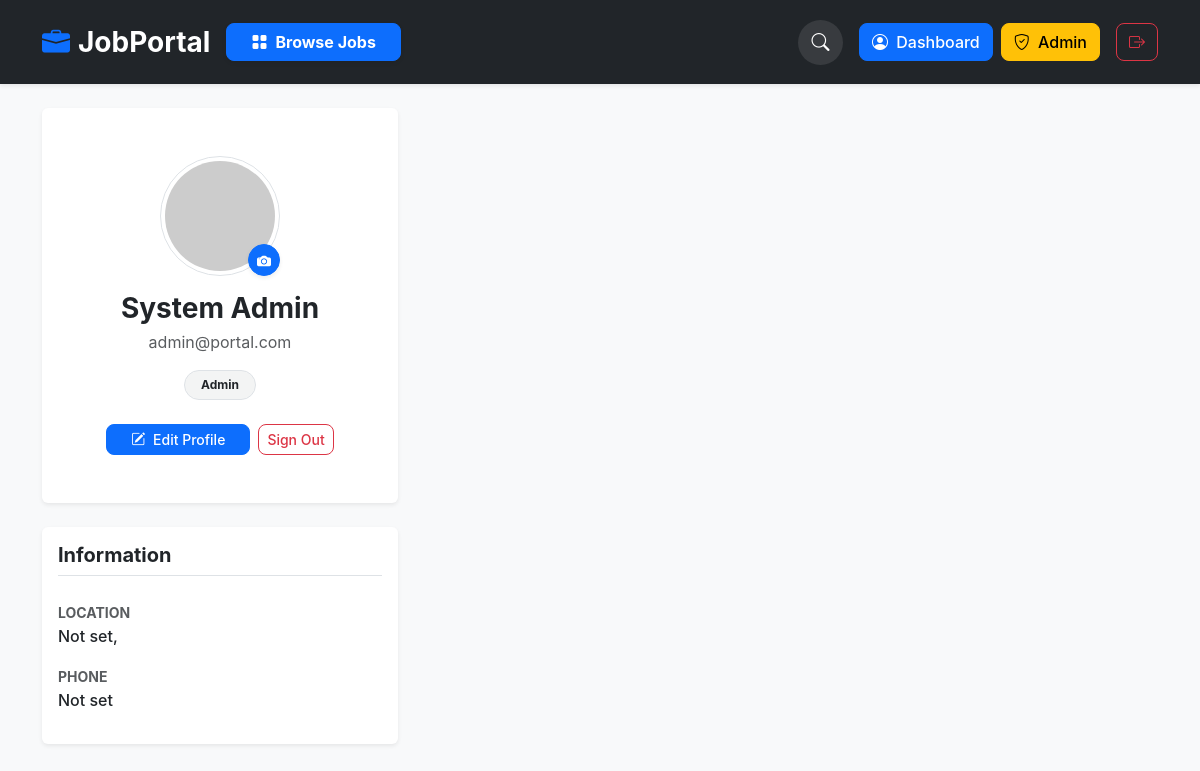
/dashboard (signed in), run on an earlier commit of the app's database.
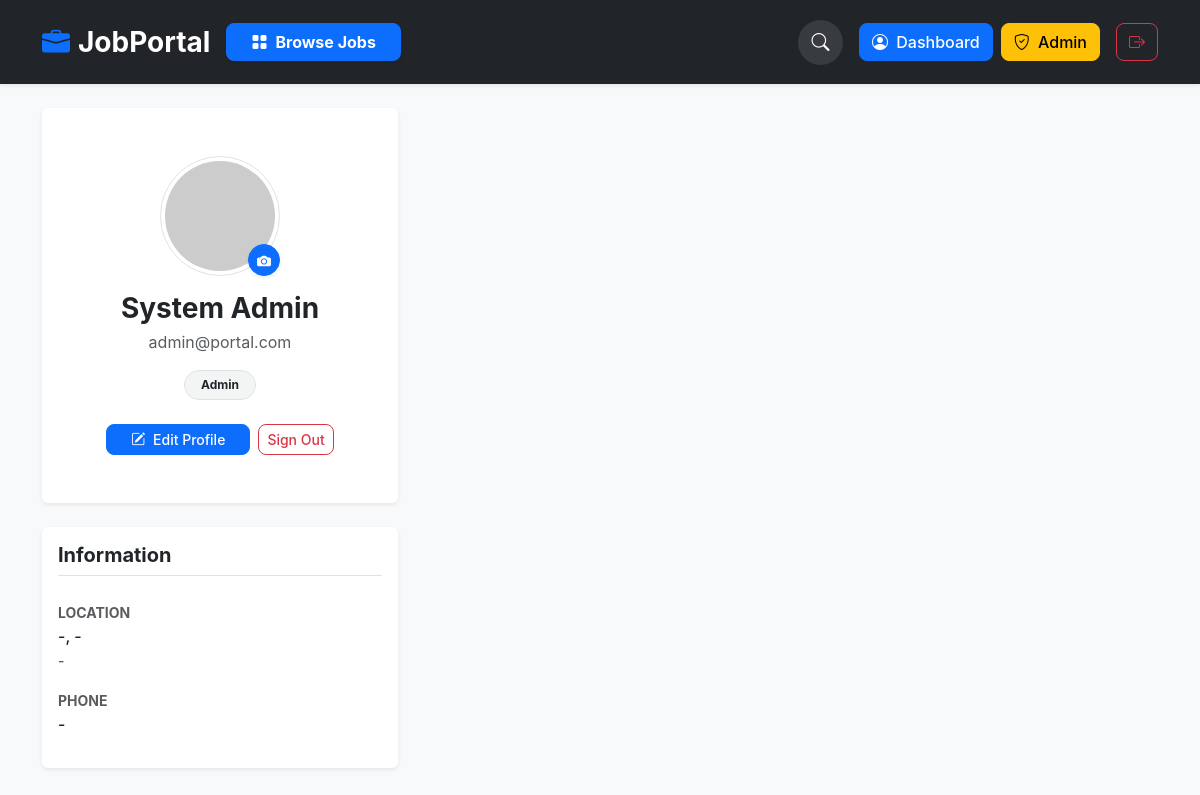
And on a later commit of the database.
### models.py (models this page shows)
class User(db.Model, UserMixin):
    id = db.Column(db.Integer, primary_key=True)
    username = db.Column(db.String(100), nullable=False)
    email = db.Column(db.String(100), unique=True, nullable=False)
    password = db.Column(db.String(200), nullable=False)
    role = db.Column(db.String(20), default="seeker")
    full_name = db.Column(db.String(100))
    phone = db.Column(db.String(20))
    city = db.Column(db.String(50))
    state = db.Column(db.String(50))
    country = db.Column(db.String(50))
    profile_picture = db.Column(db.String(200))
    company_logo = db.Column(db.String(200))
    professional_summary = db.Column(db.Text)
    expected_salary_min = db.Column(db.Integer, default=0)
    currency = db.Column(db.String(10), default="INR")
    created_at = db.Column(db.DateTime, default=datetime.utcnow)
    experiences = db.relationship('Experience', backref='user', lazy=True, cascade="all, delete-orphan")
    educations = db.relationship('Education', backref='user', lazy=True, cascade="all, delete-orphan")
    skills = db.relationship('Skill', backref='user', lazy=True, cascade="all, delete-orphan")
    applications = db.relationship('Application', backref='user', lazy=True)
    jobs = db.relationship('Job', backref='poster', lazy=True, cascade="all, delete-orphan")

### app.py (the view)
@app.route("/dashboard")
@login_required
def dashboard():
    posted_jobs = Job.query.filter_by(poster_id=current_user.id).all() if current_user.role == "employer" else []
    apps = Application.query.filter_by(user_id=current_user.id).all()
    return render_template("dashboard.html", jobs=posted_jobs, applications=apps)

### app.py (called while the page is built)
@login_manager.user_loader
def load_user(user_id):
    try:
        return User.query.get(int(user_id))
    except:
        return None

### templates/dashboard.html (shortened to what this page needs)
{% extends "base.html" %}
{% block content %}
<div class="row">
    <div class="col-lg-4">
        <div class="card shadow-sm border-0 mb-4 text-center overflow-hidden">
            <div class="card-body p-5 position-relative">
                <div class="position-relative d-inline-block mb-3 group">
                    <img src="{{ current_user.profile_picture if current_user.profile_picture and current_user.profile_picture.startswith('http') else url_for('static', filename=current_user.profile_picture) if current_user.profile_picture else 'https://ui-avatars.com/api/?name=' + current_user.username }}"
                         class="rounded-circle border p-1 object-fit-cover" width="120" height="120" id="profile-img">
                    <form action="/profile/picture" method="POST" enctype="multipart/form-data" class="position-absolute bottom-0 end-0">
                        <label for="pic-upload" class="btn btn-primary btn-sm rounded-circle shadow-sm" style="width: 32px; height: 32px; padding: 0; line-height: 32px;">
                            <i class="bi bi-camera-fill"></i>
                        </label>
                    </form>
                </div>
                <h3 class="fw-bold mb-1">{{ current_user.full_name or current_user.username }}</h3>
                <p class="text-muted mb-3">{{ current_user.email }}</p>
                <div class="mb-4">
                    <span class="badge bg-soft-dark text-dark px-3 py-2 rounded-pill border">{{ current_user.role.capitalize() }}</span>
                </div>
                <div class="d-flex justify-content-center gap-2">
                    <button class="btn btn-primary btn-sm px-4" data-bs-toggle="modal" data-bs-target="#editProfileModal">
                        <i class="bi bi-pencil-square me-1"></i> Edit Profile
                    </button>
                    <a href="/logout" class="btn btn-outline-danger btn-sm">Sign Out</a>
                </div>
            </div>
        </div>
        <div class="card shadow-sm border-0 mb-4">
            <div class="card-body">
                <div class="d-flex justify-content-between align-items-center mb-4 border-bottom pb-2">
                    <h5 class="fw-bold mb-0">Information</h5>
                </div>
                <div class="mb-3">
                    <label class="small text-muted text-uppercase fw-bold">Location</label>
                    <p class="mb-0 fw-medium">
                        {{ current_user.city or 'Not set' }}, {{ current_user.state or '' }}
                        {% if current_user.country %}<br><span class="text-muted small">{{ current_user.country }}</span>{% endif %}
                    </p>
                </div>
                <div class="mb-3">
                    <label class="small text-muted text-uppercase fw-bold">Phone</label>
                    <p class="mb-0 fw-medium">{{ current_user.phone or 'Not set' }}</p>
                </div>
            </div>
        </div>
    </div>
    <div class="col-lg-8">
    </div>
</div>
{% endblock %}

### templates/base.html (shortened to what this page needs)
<!DOCTYPE html>
<html>
<head>
<link rel="stylesheet"
href="https://cdn.jsdelivr.net/npm/bootstrap@5.3.0/dist/css/bootstrap.min.css">
<link rel="stylesheet"
href="https://cdn.jsdelivr.net/npm/bootstrap-icons@1.11.1/font/bootstrap-icons.css">
<link rel="stylesheet"
href="{{ url_for('static', filename='style.css') }}">
</head>
<body>
<nav class="navbar navbar-expand-lg navbar-dark bg-dark py-3 mb-4">
    <div class="container">
        <a class="navbar-brand fw-bold fs-3" href="/"><i class="bi bi-briefcase-fill me-2 text-primary"></i>JobPortal</a>
        <div class="collapse navbar-collapse" id="navbarNav">
            <ul class="navbar-nav me-auto">
                <li class="nav-item">
                    <a class="btn btn-primary px-4 fw-bold shadow-sm" href="/jobs">
                        <i class="bi bi-grid-fill me-2"></i>Browse Jobs
                    </a>
                </li>
            </ul>
            <div class="search-box ms-lg-4" id="nav-search-container">
                <button class="search-btn" onclick="toggleSearch()">
                    <i class="bi bi-search"></i>
                </button>
            </div>
            <div class="d-flex align-items-center gap-2 ms-lg-3">
                {% if current_user.is_authenticated %}
                    <a class="btn btn-primary" href="/dashboard"><i class="bi bi-person-circle me-1"></i> Dashboard</a>
                    {% if current_user.role == "admin" %}
                        <a class="btn btn-warning" href="/admin"><i class="bi bi-shield-check me-1"></i> Admin</a>
                    {% endif %}
                    <a class="btn btn-outline-danger ms-2" href="/logout"><i class="bi bi-box-arrow-right"></i></a>
                {% else %}
                    <a class="btn btn-outline-light px-4" href="/login">Login</a>
                    <a class="btn btn-primary px-4" href="/register">Sign Up</a>
                {% endif %}
            </div>
        </div>
    </div>
</nav>
<div class="container pb-5">
{% block content %}
{% endblock %}
</div>
</body>
</html>

### static/style.css (style rules this page uses)
body { background:#f5f7fb; font-family:Arial; }
.navbar { box-shadow:0 2px 8px rgba(0,0,0,0.1); }

### templates/base.html (style rules this page uses)
body { background-color: #f8f9fa; font-family: 'Inter', system-ui, -apple-system, sans-serif; }
.navbar { box-shadow: 0 2px 4px rgba(0,0,0,.08); }
.btn { border-radius: 8px; font-weight: 500; transition: all 0.2s; }
.search-box { width: 45px; height: 45px; position: relative; transition: all 0.4s ease; border-radius: 25px; background: rgba(255,255,255,0.1); display: flex; align-items: center; overflow: hidden; }
.search-btn { width: 45px; height: 45px; border-radius: 50%; background: transparent; border: none; display: flex; justify-content: center; align-items: center; position: absolute; left: 0; cursor: pointer; transition: all 0.3s; color: white; }
.search-btn i { font-size: 18px; }

### templates/dashboard.html (style rules this page uses)
.bg-soft-dark { background-color: rgba(33, 37, 41, 0.05); }
.object-fit-cover { object-fit: cover; }

What changed in the data, as far as the page shows it:
changed User "System Admin": city "Not set" → "-"; state (not shown) → "-"; country (not shown) → "-"; phone "Not set" → "-"
